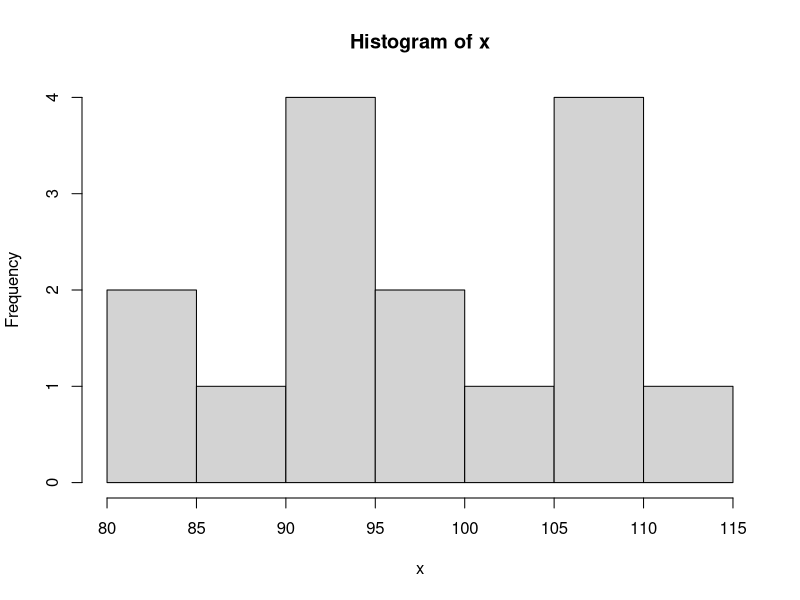
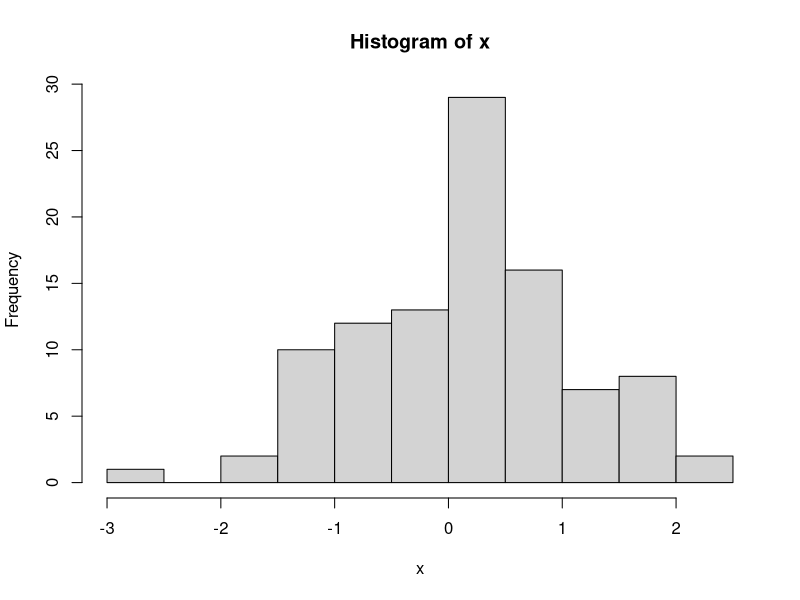

R code for these plots, in order:
# Simple R
# Section 3 - Univariate data

# Problem 3.1
x = c(60, 85, 72, 59, 37, 75, 93, 7, 98, 63, 41, 90, 5, 17, 97)
stem(x)


# Problem 3.2
x= c(80, 82, 88, 91, 91, 95, 95, 97, 98, 101, 106, 106, 109, 110, 111)
stem(x) # check if my interpretation is correct
hist(x)

# Problem 3.3
x = rnorm(100)
hist(x) # different results on each definition of x


